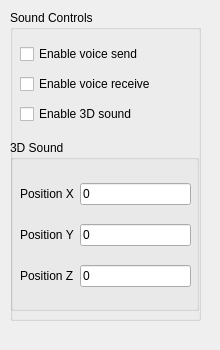
<?xml version="1.0" encoding="UTF-8"?>
<ui version="4.0">
 <class>Form</class>
 <widget class="QWidget" name="Form">
  <property name="geometry">
   <rect>
    <x>0</x>
    <y>0</y>
    <width>220</width>
    <height>350</height>
   </rect>
  </property>
  <property name="minimumSize">
   <size>
    <width>220</width>
    <height>350</height>
   </size>
  </property>
  <property name="maximumSize">
   <size>
    <width>220</width>
    <height>350</height>
   </size>
  </property>
  <property name="windowTitle">
   <string>Form</string>
  </property>
  <widget class="QWidget" name="verticalLayoutWidget">
   <property name="geometry">
    <rect>
     <x>10</x>
     <y>10</y>
     <width>191</width>
     <height>311</height>
    </rect>
   </property>
   <layout class="QVBoxLayout" name="verticalLayout">
    <item>
     <widget class="QGroupBox" name="controlGroup">
      <property name="title">
       <string>Sound Controls</string>
      </property>
      <widget class="QWidget" name="verticalLayoutWidget_2">
       <property name="geometry">
        <rect>
         <x>10</x>
         <y>30</y>
         <width>166</width>
         <height>91</height>
        </rect>
       </property>
       <layout class="QVBoxLayout" name="verticalLayout_2">
        <item>
         <widget class="QCheckBox" name="enableSendButton">
          <property name="text">
           <string>Enable voice send</string>
          </property>
         </widget>
        </item>
        <item>
         <widget class="QCheckBox" name="enableReceiveButton">
          <property name="text">
           <string>Enable voice receive</string>
          </property>
         </widget>
        </item>
        <item>
         <widget class="QCheckBox" name="enableSurroundButton">
          <property name="text">
           <string>Enable 3D sound</string>
          </property>
         </widget>
        </item>
       </layout>
      </widget>
      <widget class="QGroupBox" name="surroundGroup">
       <property name="geometry">
        <rect>
         <x>0</x>
         <y>130</y>
         <width>189</width>
         <height>171</height>
        </rect>
       </property>
       <property name="title">
        <string>3D Sound</string>
       </property>
       <widget class="QWidget" name="verticalLayoutWidget_3">
        <property name="geometry">
         <rect>
          <x>10</x>
          <y>30</y>
          <width>171</width>
          <height>131</height>
         </rect>
        </property>
        <layout class="QVBoxLayout" name="verticalLayout_3">
         <item>
          <layout class="QHBoxLayout" name="horizontalLayout_4">
           <item>
            <widget class="QLabel" name="labelX">
             <property name="text">
              <string>Position X</string>
             </property>
            </widget>
           </item>
           <item>
            <widget class="QLineEdit" name="xLineEdit">
             <property name="layoutDirection">
              <enum>Qt::LeftToRight</enum>
             </property>
             <property name="inputMethodHints">
              <set>Qt::ImhDigitsOnly</set>
             </property>
             <property name="text">
              <string>0</string>
             </property>
            </widget>
           </item>
          </layout>
         </item>
         <item>
          <layout class="QHBoxLayout" name="horizontalLayout_3">
           <item>
            <widget class="QLabel" name="yLabel">
             <property name="text">
              <string>Position Y</string>
             </property>
            </widget>
           </item>
           <item>
            <widget class="QLineEdit" name="yLineEdit">
             <property name="inputMethodHints">
              <set>Qt::ImhDigitsOnly</set>
             </property>
             <property name="text">
              <string>0</string>
             </property>
            </widget>
           </item>
          </layout>
         </item>
         <item>
          <layout class="QHBoxLayout" name="horizontalLayout_2">
           <item>
            <widget class="QLabel" name="zLabel">
             <property name="text">
              <string>Position Z</string>
             </property>
            </widget>
           </item>
           <item>
            <widget class="QLineEdit" name="zLineEdit">
             <property name="inputMethodHints">
              <set>Qt::ImhDigitsOnly</set>
             </property>
             <property name="text">
              <string>0</string>
             </property>
            </widget>
           </item>
          </layout>
         </item>
        </layout>
       </widget>
      </widget>
     </widget>
    </item>
   </layout>
  </widget>
 </widget>
 <resources/>
 <connections/>
</ui>
